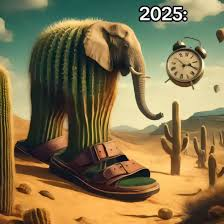
#> input picture lab11/img_inp/1.jpg, 224 x 224 px; its folder holds 3 pictures in this run
$ python 'lab 11.py'
#> lines starting #> are read from the running program, lines starting #| are printed output that depends on the picture
'11.1'
import os
from PIL import Image
inpf = 'img_inp'
outf = 'img_out'
os.makedirs(outf, exist_ok=True)
for filename in os.listdir(inpf):
    if filename.lower().endswith(('.jpg','.jpeg','.png','.bmp','.gif')):
        input_path = os.path.join(inpf, filename)
        output_path = os.path.join(outf, filename)
        try:
            with Image.open(input_path) as img:
#> img is the input picture: PIL image 224x224 RGB; mean R, G, B 133, 117, 77.6
                new_size = (img.width // 2, img.height // 2)
#> new_size = (112, 112)
                resized_img = img.resize(new_size)
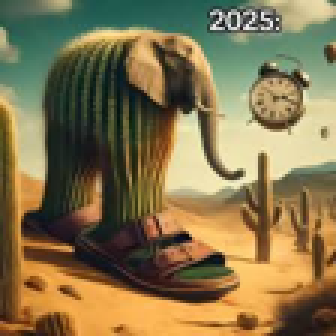
#> resized_img: PIL image 112x112 RGB (shown 3 times larger); mean R, G, B 133, 117, 77.6
                resized_img.save(output_path)
                print(f"obrabotano: {filename}")
        except Exception as e:
            print(f"oshibka {filename}: {e}")
#> pass 2 of the loop `for filename in os.listdir(inpf):`:
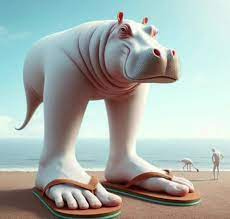
#> input picture lab11/img_inp/2.jpg, 230 x 219 px
#> img is the input picture: PIL image 230x219 RGB; mean R, G, B 166.4, 176.1, 171.9
#> `resized_img = img.resize(new_size)`:
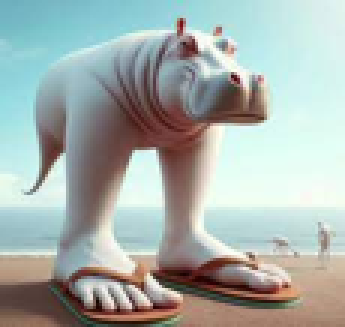
#> resized_img: PIL image 115x109 RGB (shown 3 times larger); mean R, G, B 166.4, 176.1, 171.9
#> pass 3 of the loop `for filename in os.listdir(inpf):`:
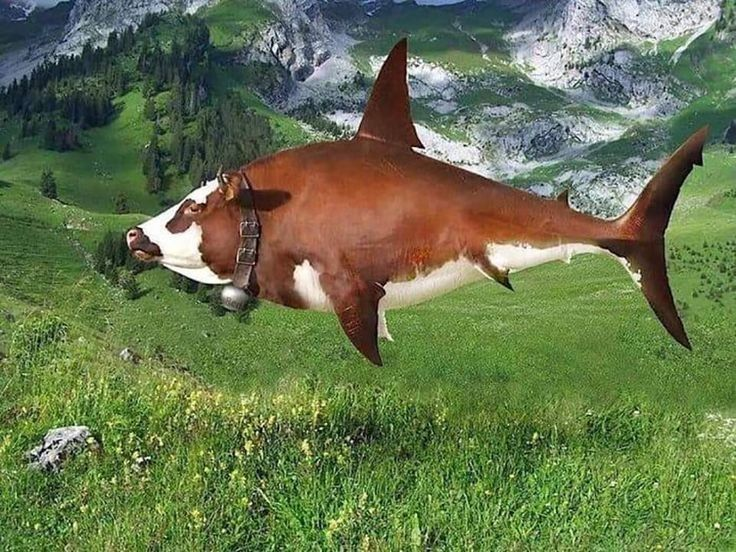
#> input picture lab11/img_inp/3.jpg, 736 x 552 px
#> img is the input picture: PIL image 736x552 RGB; mean R, G, B 102.4, 117, 78.2
#> `resized_img = img.resize(new_size)`:
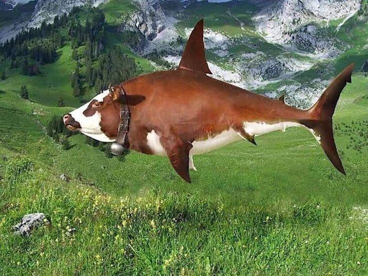
#> resized_img: PIL image 368x276 RGB; mean R, G, B 102.4, 117, 78.2
'11.2'
inpf = 'img_inp'
outf = 'img_filtr_out'
os.makedirs(outf, exist_ok=True)
allowd_ext = ('.jpg','.png')
for filename in os.listdir(inpf):
    if filename.lower().endswith(allowd_ext):
        input_path = os.path.join(inpf, filename)
        output_path = os.path.join(outf, filename)
        try:
            with Image.open(input_path) as img:
                bw_img = img.convert('L')
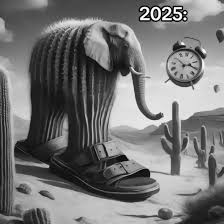
#> bw_img: PIL image 224x224 L; min 0, max 255, mean 117.3
                bw_img.save(output_path)
                print(f"obrabot: {filename}")
        except Exception as e:
            print(f"oshibk {filename}: {e}")
#> pass 2 of the loop `for filename in os.listdir(inpf):`:
#> `bw_img = img.convert('L')`:
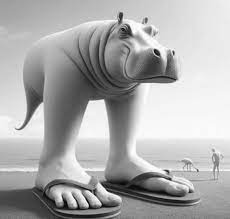
#> bw_img: PIL image 230x219 L; min 4, max 255, mean 172.7
#> pass 3 of the loop `for filename in os.listdir(inpf):`:
#> `bw_img = img.convert('L')`:
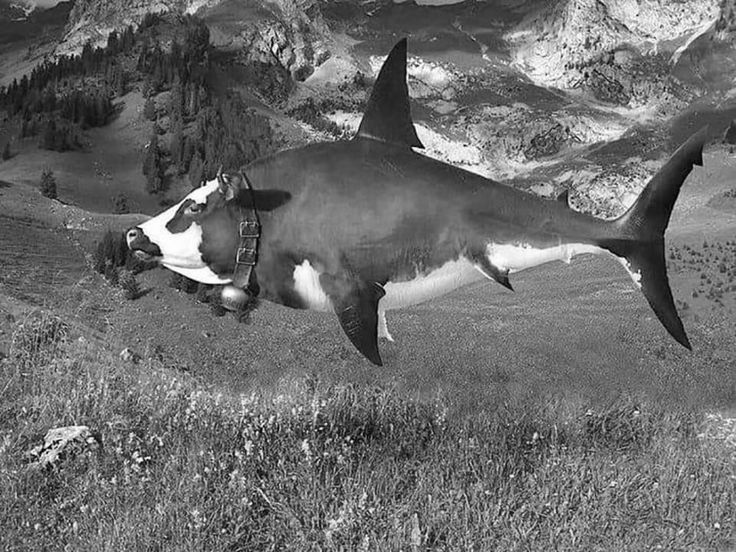
#> bw_img: PIL image 736x552 L; min 0, max 255, mean 108.2
'11.3'
import csv
csv_filename = 'product.csv'
total_sum = 0
print("nyjno kypit:")
#> (the run stopped early here; a loop or call above may not have finished)
